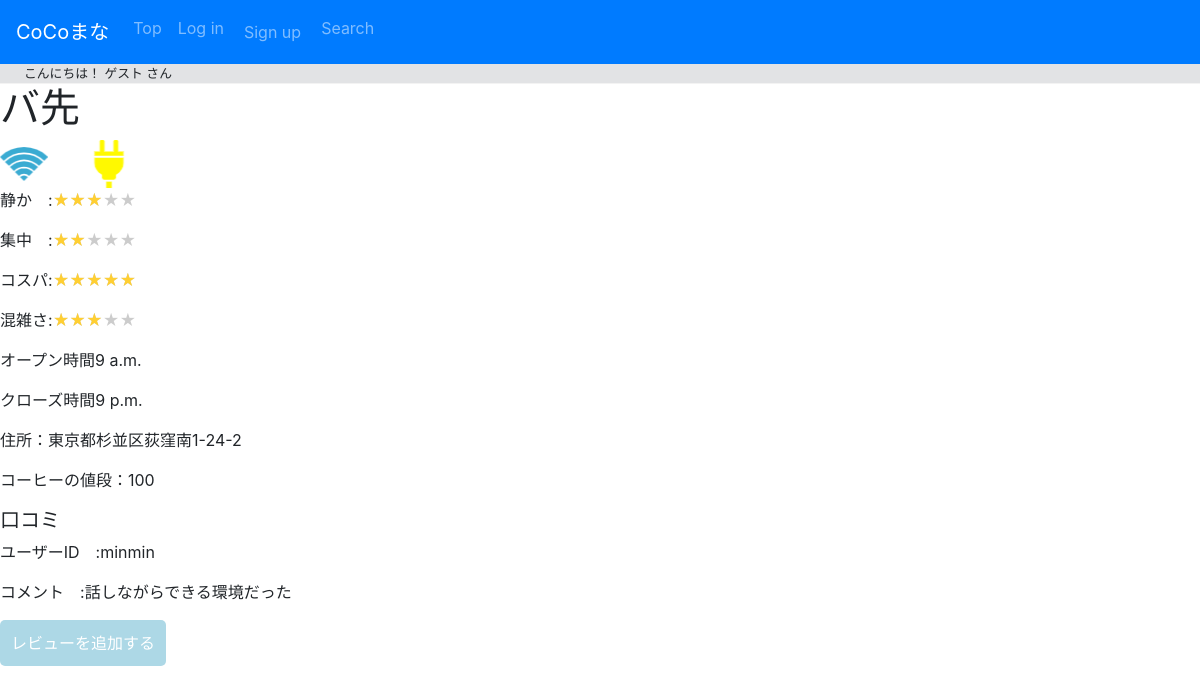
Page /space/space/1/ on the earlier database version.
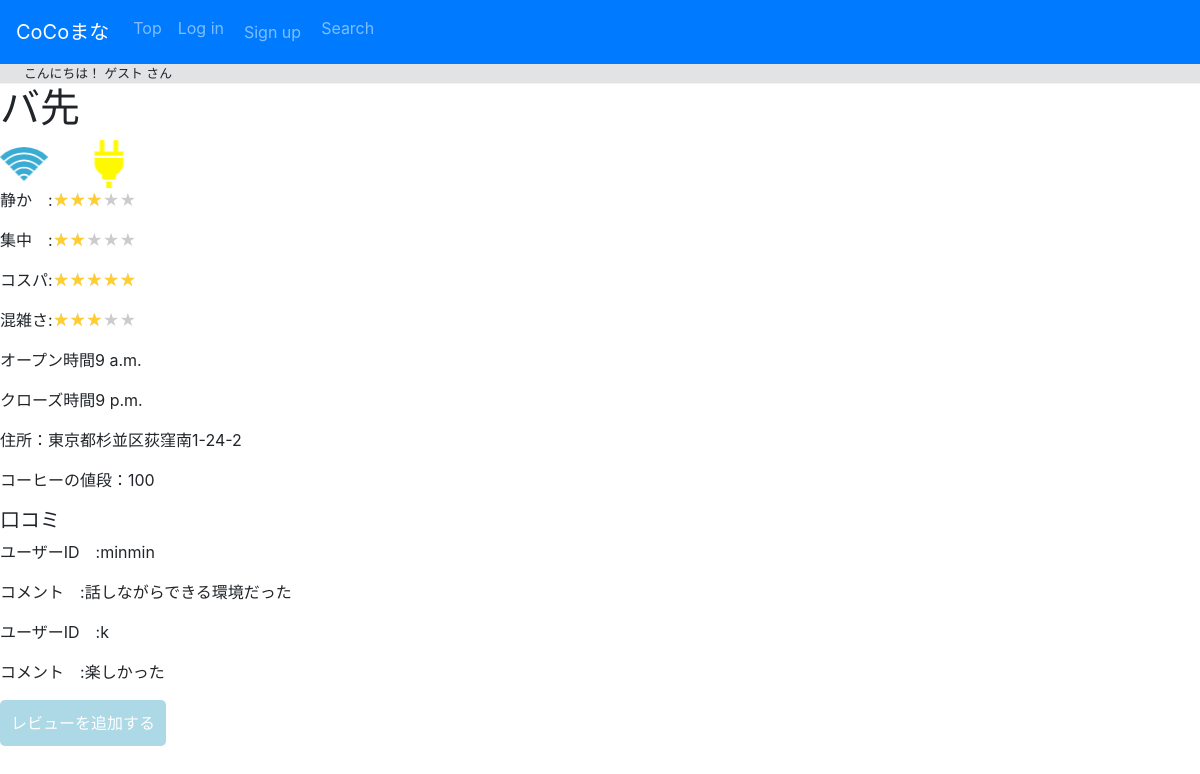
Same page on the later database version.
### users/models.py (models this page shows)
class Reviews(models.Model): #ok
    reviews_id = models.IntegerField(primary_key=True)
    review_comment = models.TextField(max_length=150) #文字数制限するか
    review_date = models.DateTimeField(default=timezone.now) #レコード登録時の日本時間が保存
    review_place_id = models.ForeignKey(Places, on_delete=models.CASCADE)
    review_user_id = models.ForeignKey(User, on_delete=models.CASCADE)

### space/views.py (the view)
# urls.py: path("", views.index, name="index"),
def index(request,placeid):
    space = Places.objects.get(place_id = placeid)
    reviews = Reviews.objects.filter(review_place_id = placeid).all()
    evals ={"concentrations":0, "silence":0, "cost_pafo":0, "conges":0}
    product_count = Evals.objects.filter(place_id = placeid).count()
    obj_1 = Evals.objects.filter(place_id = placeid).aggregate(concentrations = Sum('concentrations'))
    obj_2 = Evals.objects.filter(place_id = placeid).aggregate(silence = Sum('silence'))
    obj_3 = Evals.objects.filter(place_id = placeid).aggregate(cost_pafo = Sum('cost_pafo'))
    obj_4 = Evals.objects.filter(place_id = placeid).aggregate(conges = Sum('conges'))
    evals["concentrations"] = round( obj_1["concentrations"] / product_count)
    evals["silence"] = round( obj_2["silence"] / product_count)
    evals["cost_pafo"] = round( obj_3["cost_pafo"] / product_count)
    evals["conges"] = round( obj_4["conges"] / product_count)
    return render(request, "space/index.html",{
        'space':space,'evals':evals,'count':product_count,'reviews':reviews})

### space/templates/space/index.html (shortened to what this page needs)
{% extends "layout_space.html" %}
{% load static %}
{% block content %}
{% block extrahead %}
<link rel="stylesheet" href="{% static 'space/styles.css' %}">
{% endblock %}
<h1>{{ space.place_name }}</h1>
{% if space.wifi %}
    <img src="{% static 'space/wifi.png' %}">
{% endif %}
{% if space.charge %}
　　<img src="{% static 'space/plug.png' %}">
{% endif %}
<div>
  <p>静か　:<span class="star5_rating" data-rate="{{ evals.concentrations }}"></span></p>
  <p>集中　:<span class="star5_rating" data-rate="{{ evals.silence }}"></span></p>
  <p>コスパ:<span class="star5_rating" data-rate="{{ evals.cost_pafo }}"></span></p>
  <p>混雑さ:<span class="star5_rating" data-rate="{{ evals.conges }}"></span></p>
</div>
<p>オープン時間{{ space.open_time }}</p>
<p>クローズ時間{{ space.close_time }}</p>
<p>住所：{{ space.prefecture }}{{ space.municipal }}{{ space.place_address }}</p>
<p>コーヒーの値段：{{ space.place_cost }}</p>
<div>
  <h5>口コミ</h5>
  {% for review in reviews %}
    <p>ユーザーID　:{{ review.review_user_id }}</p>
    <p>コメント　:{{ review.review_comment }}</p>
  {% endfor %}
  <a href="{% url 'space:add_review' %}" class="btn" style="border-radius: 5px;background-color: lightblue;padding: 10px;text-decoration: none;color: white;">レビューを追加する</a>
</div>
{% endblock %}

Differences in the rows shown:
added Reviews: review_user_id "k", review_comment "楽しかった"
